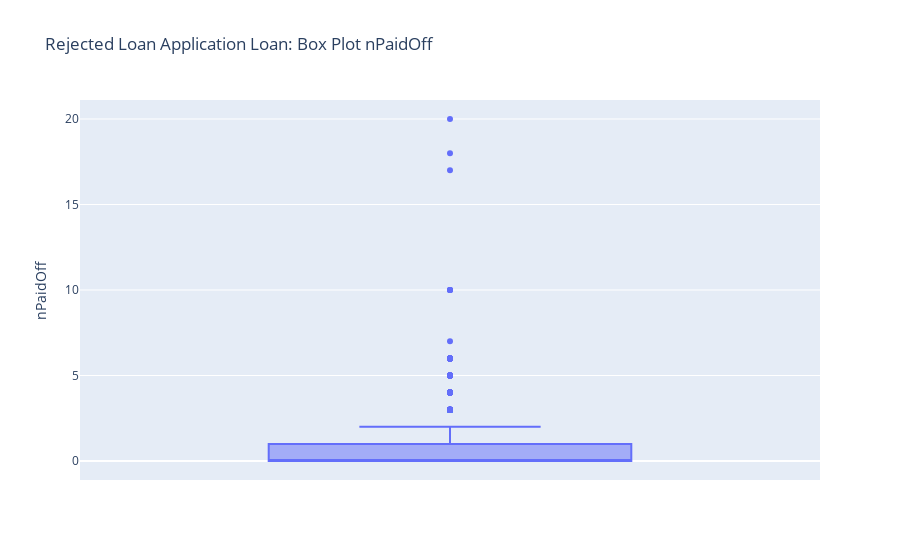

The notebook cell saved with this chart:
### Markdown cell above
based on Data dictionary, the higher the clearfraudscore, the less likely the borrower will go defaults. so there are some question as why the box plot above got clearfraudscore 953 at the highest points. maybe we need more investigation on this.

### Code cell
fig = px.box(rejected_loan, y='nPaidOff', title='Rejected Loan Application Loan: Box Plot nPaidOff')

# Show the plot
fig.show()

### Figure 1 — Plotly figure (JSON) as saved in the notebook; plotly's stock layout.template omitted (floating-point values rounded to 4 significant figures; data arrays with more than 128 entries replaced by an {"elided": "..."} marker saying what was removed)
{"data": [{"alignmentgroup": "True", "hovertemplate": "nPaidOff=%{y}<extra></extra>", "legendgroup": "", "marker": {"color": "#636efa"}, "name": "", "notched": false, "offsetgroup": "", "orientation": "v", "showlegend": false, "type": "box", "x0": " ", "xaxis": "x", "y": {"elided": "4036 int values"}, "y0": " ", "yaxis": "y"}], "layout": {"boxmode": "group", "legend": {"tracegroupgap": 0}, "title": {"text": "Rejected Loan Application Loan: Box Plot nPaidOff"}, "xaxis": {"anchor": "y", "domain": [0, 1]}, "yaxis": {"anchor": "x", "domain": [0, 1], "title": {"text": "nPaidOff"}}}}
